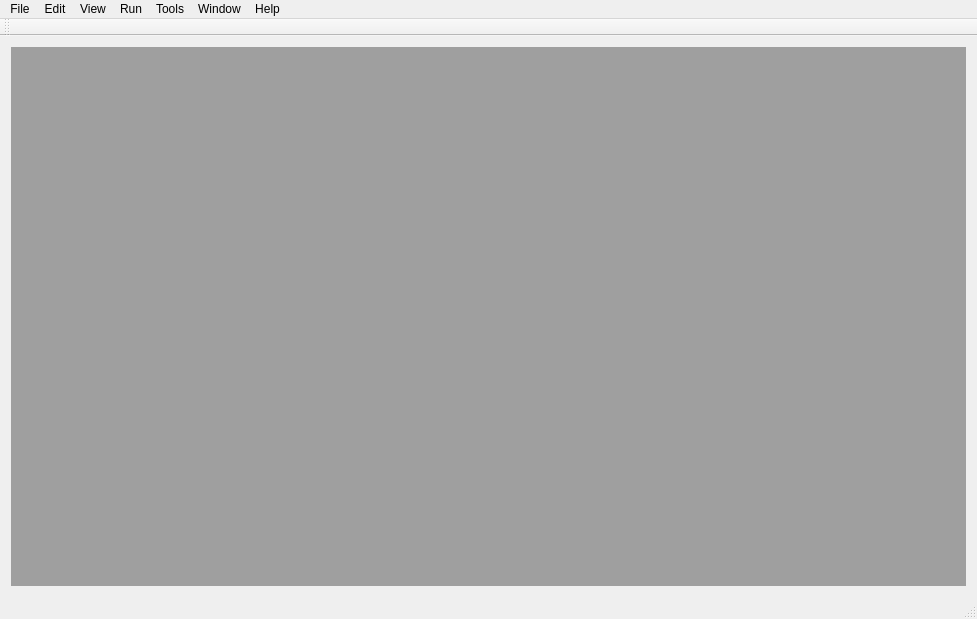
<?xml version="1.0" encoding="UTF-8"?>
<ui version="4.0">
 <class>MainWindow</class>
 <widget class="QMainWindow" name="MainWindow">
  <property name="geometry">
   <rect>
    <x>0</x>
    <y>0</y>
    <width>977</width>
    <height>619</height>
   </rect>
  </property>
  <property name="windowTitle">
   <string>MainWindow</string>
  </property>
  <widget class="QWidget" name="centralWidget">
   <layout class="QHBoxLayout" name="horizontalLayout_2">
    <item>
     <layout class="QHBoxLayout" name="horizontalLayout">
      <item>
       <widget class="QMdiArea" name="mdiArea"/>
      </item>
     </layout>
    </item>
   </layout>
  </widget>
  <widget class="QMenuBar" name="menuBar">
   <property name="geometry">
    <rect>
     <x>0</x>
     <y>0</y>
     <width>977</width>
     <height>21</height>
    </rect>
   </property>
   <widget class="QMenu" name="menufile">
    <property name="title">
     <string>File</string>
    </property>
   </widget>
   <widget class="QMenu" name="menuEdit">
    <property name="title">
     <string>Edit</string>
    </property>
   </widget>
   <widget class="QMenu" name="menuView">
    <property name="title">
     <string>View</string>
    </property>
    <addaction name="actionConnection_list"/>
   </widget>
   <widget class="QMenu" name="menuRun">
    <property name="title">
     <string>Run</string>
    </property>
   </widget>
   <widget class="QMenu" name="menuTools">
    <property name="title">
     <string>Tools</string>
    </property>
   </widget>
   <widget class="QMenu" name="menuWindow">
    <property name="title">
     <string>Window</string>
    </property>
   </widget>
   <widget class="QMenu" name="menuHelp">
    <property name="title">
     <string>Help</string>
    </property>
   </widget>
   <addaction name="menufile"/>
   <addaction name="menuEdit"/>
   <addaction name="menuView"/>
   <addaction name="menuRun"/>
   <addaction name="menuTools"/>
   <addaction name="menuWindow"/>
   <addaction name="menuHelp"/>
  </widget>
  <widget class="QToolBar" name="mainToolBar">
   <attribute name="toolBarArea">
    <enum>TopToolBarArea</enum>
   </attribute>
   <attribute name="toolBarBreak">
    <bool>false</bool>
   </attribute>
  </widget>
  <widget class="QStatusBar" name="statusBar"/>
  <action name="actionConnection_list">
   <property name="text">
    <string>Connection list</string>
   </property>
  </action>
 </widget>
 <layoutdefault spacing="6" margin="11"/>
 <resources/>
 <connections/>
</ui>
